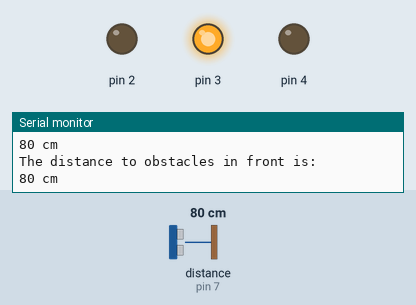
This sketch was run on a simulated Arduino Uno, built with avr-gcc and run on an emulated ATmega328P. On the bench: output pins drawn as LEDs (lit = HIGH), the last lines printed to the serial monitor. The test bench sets the inputs (shaded band); at power-on: distance to the obstacle (sensor on pin 7) 80 cm.

Above: at 1.2 s.
1.3 s: distance to the obstacle (sensor on pin 7) set to 12 cm
2.9 s: distance to the obstacle (sensor on pin 7) set to 9 cm
At 3.9 s:
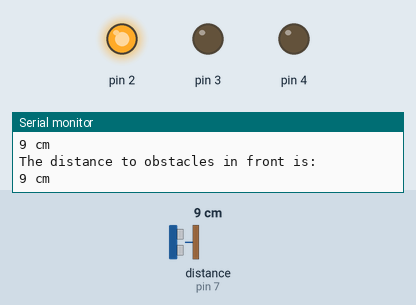
4.7 s: distance to the obstacle (sensor on pin 7) set to 120 cm
At 6.2 s:
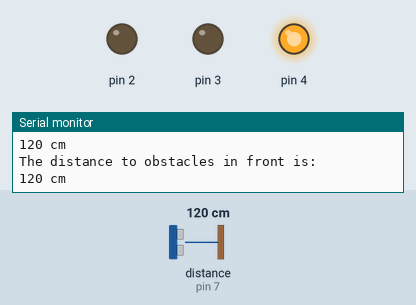
6.5 s: distance to the obstacle (sensor on pin 7) set to 105 cm
8.0 s: distance to the obstacle (sensor on pin 7) set to 96 cm
At 9.6 s:
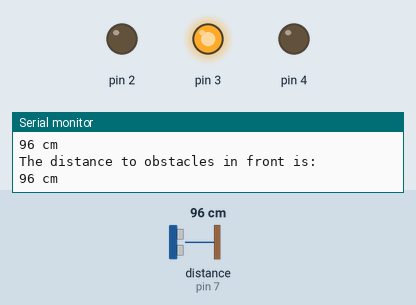
11.0 s: distance to the obstacle (sensor on pin 7) set to 2 cm
At 12.2 s:
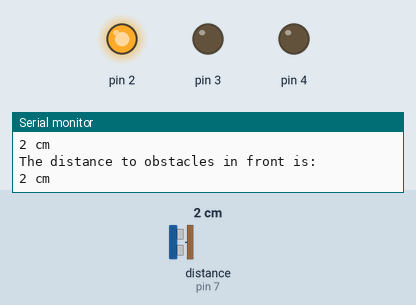
Timing chart, 0 to 13.9 s (numbered marks = the images above; inputs shaded):
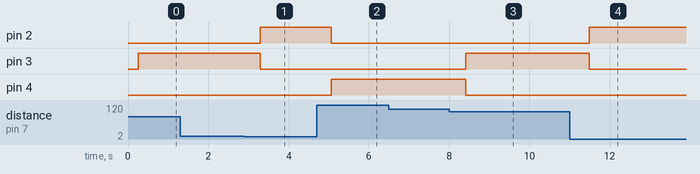

The sketch:

traffic_light_distance_system.ino
```cpp
// (licence header left out)
/***************************************************************************/
//	Function: Measure the distance to obstacles in front and print the distance
//			  value to the serial terminal.The measured distance is from
//			  the range 0 to 400cm(157 inches).
//	Hardware: Grove - Ultrasonic Ranger
//	Arduino IDE: Arduino-1.0
/*****************************************************************************/

#include "Ultrasonic.h"

Ultrasonic ultrasonic(7);


void setup()
{
  pinMode(4, OUTPUT);
  pinMode(3, OUTPUT);
  pinMode(2, OUTPUT);
	Serial.begin(9600);
}

void loop()
{
	long RangeInCentimeters;

	Serial.println("The distance to obstacles in front is: ");

	RangeInCentimeters = ultrasonic.MeasureInCentimeters(); // two measurements should keep an interval
	Serial.print(RangeInCentimeters);//0~400cm
	Serial.println(" cm");
	delay(250);

 if (RangeInCentimeters > 100) {
  digitalWrite(4, HIGH);
  digitalWrite(3, LOW);
  digitalWrite(2, LOW);
 } else if (RangeInCentimeters > 10) {
  digitalWrite(4, LOW);
  digitalWrite(3, HIGH);
  digitalWrite(2, LOW);
 } else {
  digitalWrite(4, LOW);
  digitalWrite(3, LOW);
  digitalWrite(2, HIGH);
 }
}
```

Measured:
- the behaviour switches between 11 and 10 cm on distance to the obstacle (sensor on pin 7) (found by bisection; images 0 and 1)
- the behaviour switches between 101 and 100 cm on distance to the obstacle (sensor on pin 7) (found by bisection; images 2 and 3)
- after the input at 2.9 s, pin 2: LOW → HIGH after 0.40 s; pin 3: HIGH → LOW after 0.40 s
- after the input at 4.7 s, pin 2: HIGH → LOW after 0.37 s; pin 4: LOW → HIGH after 0.37 s
- after the input at 8.0 s, pin 3: LOW → HIGH after 0.41 s; pin 4: HIGH → LOW after 0.41 s
- after the input at 11.0 s, pin 2: LOW → HIGH after 0.49 s; pin 3: HIGH → LOW after 0.49 s
